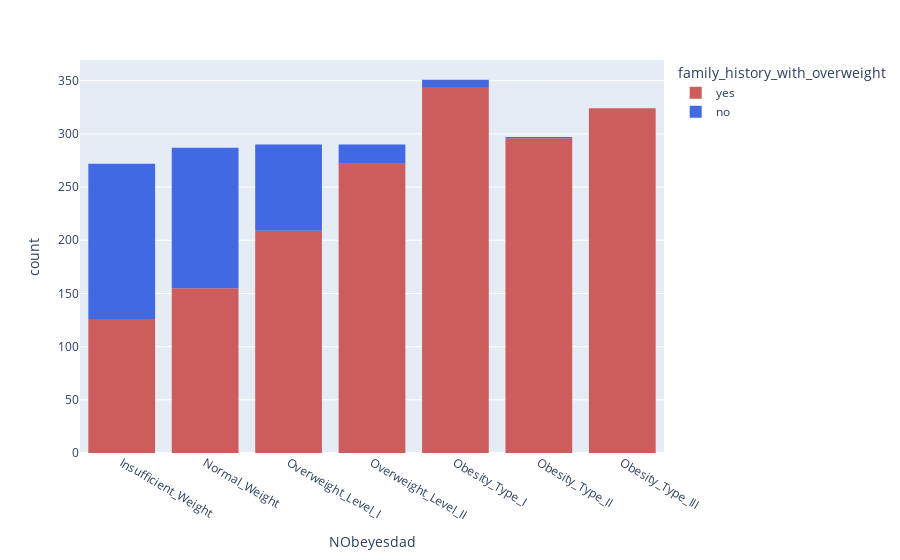

This figure's notebook cell:
### Code cell
import warnings
warnings.filterwarnings('ignore', category=FutureWarning)

import plotly.express as px
color_map = {'yes': 'indianred', 'no': 'royalblue'}

# obesity_order = ['Insufficient_Weight', 'Normal_Weight', 'Overweight_Level_I', 'Overweight_Level_II', 
#                  'Obesity_Type_I', 'Obesity_Type_II', 'Obesity_Type_III']

obesity_map = {'Insufficient_Weight': 0, 'Normal_Weight': 1, 'Overweight_Level_I': 2, 'Overweight_Level_II': 3, 
              'Obesity_Type_I': 4, 'Obesity_Type_II': 5, 'Obesity_Type_III': 6}

print(df.NObeyesdad.unique())
px.histogram(df, x='NObeyesdad', color='family_history_with_overweight', 
             category_orders={'NObeyesdad': list(obesity_map)}, color_discrete_map=color_map) # .update_xaxes(categoryorder='total ascending')

### Figure 1 — Plotly figure (JSON) as saved in the notebook; plotly's stock layout.template omitted (floating-point values rounded to 4 significant figures; data arrays with more than 128 entries replaced by an {"elided": "..."} marker saying what was removed)
{"data": [{"alignmentgroup": "True", "bingroup": "x", "hovertemplate": "family_history_with_overweight=yes<br>NObeyesdad=%{x}<br>count=%{y}<extra></extra>", "legendgroup": "yes", "marker": {"color": "indianred", "pattern": {"shape": ""}}, "name": "yes", "offsetgroup": "yes", "orientation": "v", "showlegend": true, "type": "histogram", "x": {"elided": "1726 str values"}, "xaxis": "x", "yaxis": "y"}, {"alignmentgroup": "True", "bingroup": "x", "hovertemplate": "family_history_with_overweight=no<br>NObeyesdad=%{x}<br>count=%{y}<extra></extra>", "legendgroup": "no", "marker": {"color": "royalblue", "pattern": {"shape": ""}}, "name": "no", "offsetgroup": "no", "orientation": "v", "showlegend": true, "type": "histogram", "x": {"elided": "385 str values"}, "xaxis": "x", "yaxis": "y"}], "layout": {"autosize": true, "barmode": "relative", "legend": {"title": {"text": "family_history_with_overweight"}, "tracegroupgap": 0}, "margin": {"t": 60}, "xaxis": {"anchor": "y", "autorange": true, "categoryarray": ["Insufficient_Weight", "Normal_Weight", "Overweight_Level_I", "Overweight_Level_II", "Obesity_Type_I", "Obesity_Type_II", "Obesity_Type_III"], "categoryorder": "array", "domain": [0, 1], "range": [-0.5, 6.5], "title": {"text": "NObeyesdad"}, "type": "category"}, "yaxis": {"anchor": "x", "autorange": true, "domain": [0, 1], "range": [0, 369.5], "title": {"text": "count"}}}}
